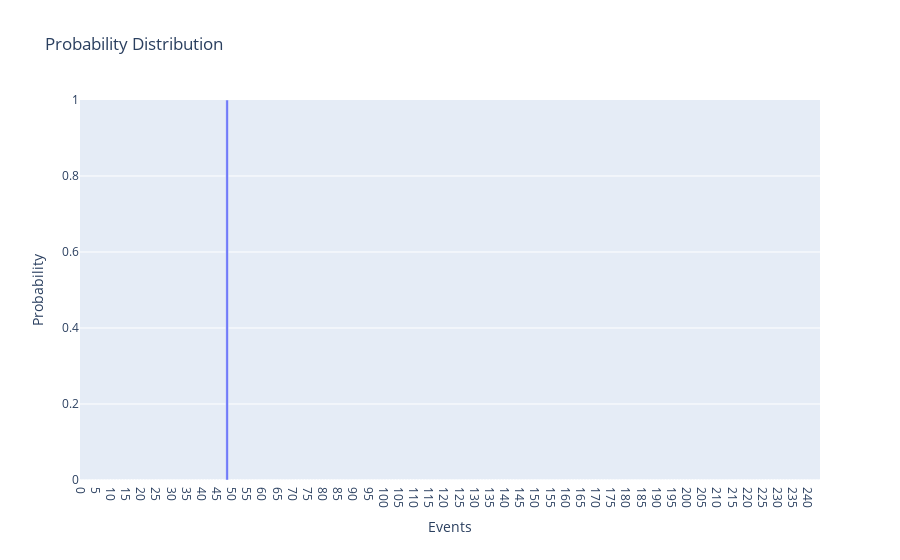

The code cell stored with this chart in its notebook:
### Code cell
plot_probs(preds[1])

### Figure 1 — Plotly figure (JSON) as saved in the notebook; plotly's stock layout.template omitted (floating-point values rounded to 4 significant figures; data arrays with more than 128 entries replaced by an {"elided": "..."} marker saying what was removed)
{"data": [{"type": "bar", "x": {"elided": "244 str values"}, "y": {"elided": "244 float values"}}], "layout": {"autosize": true, "title": {"text": "Probability Distribution"}, "xaxis": {"autorange": true, "range": [-0.5, 243.5], "title": {"text": "Events"}, "type": "category"}, "yaxis": {"range": [0, 1], "title": {"text": "Probability"}, "type": "linear"}}}
